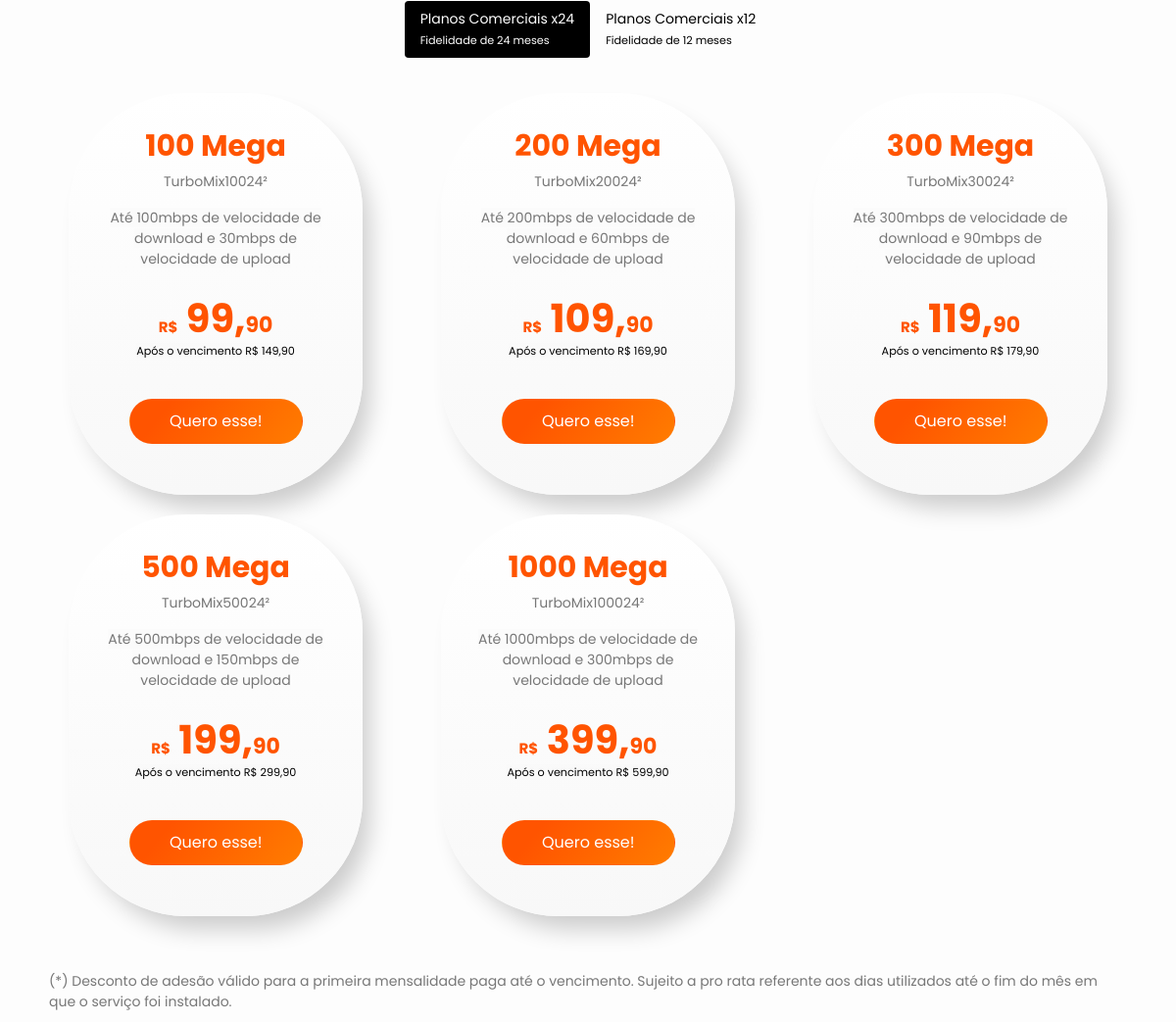
The app's page /index.php/solucoes/para_empresa (middle part), older data.
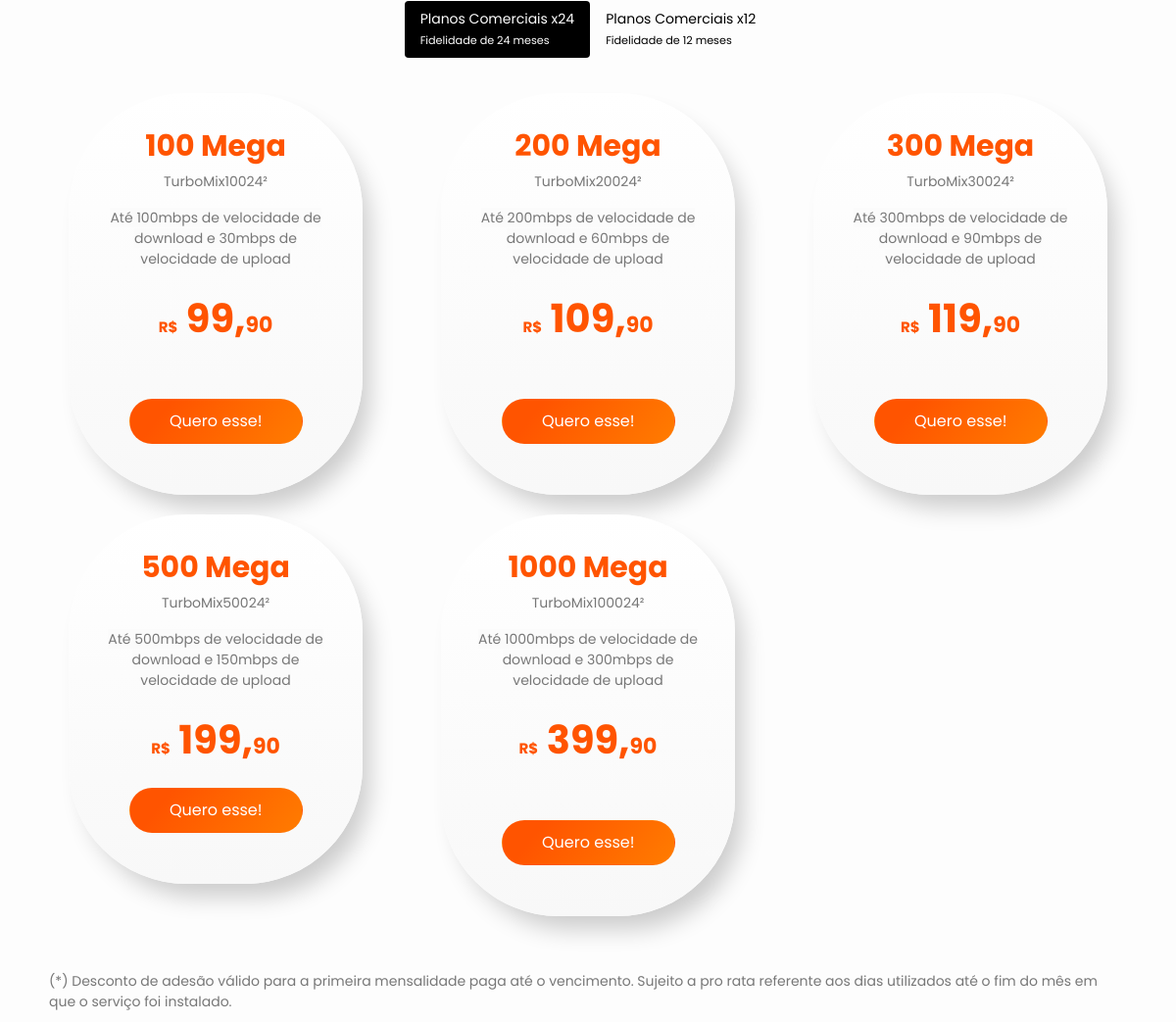
The same page, newer data.
### tables this page shows
CREATE TABLE `planos_para_empresa` (
  `id` int(11) NOT NULL,
  `name` varchar(255) DEFAULT NULL,
  `name_featured` varchar(255) DEFAULT NULL,
  `id_plan` varchar(255) DEFAULT NULL,
  `type_plan` varchar(255) DEFAULT 'comercial 24x ou comercial 12x',
  `slug` varchar(255) DEFAULT NULL,
  `description` varchar(255) DEFAULT NULL,
  `value_plan` decimal(10,2) DEFAULT NULL,
  `obs` mediumtext DEFAULT NULL,
  `obs_after_expiration` varchar(255) DEFAULT NULL,
  `created_at` datetime DEFAULT NULL,
  `updated_at` datetime DEFAULT NULL
);

### application/controllers/Solucoes.php (called while the page is built, shortened)
<?php
class Solucoes extends CI_Controller {
    public function __construct() {
        $this->load->model('public/Model_Estados');
        $this->load->model('public/Model_Planos');
        $this->load->model('public/Model_Link_Dedicado');
        $this->load->model('public/Model_Para_Voce');
        $this->load->model('public/Model_Para_Empresa');
    }
    public function para_empresa() {
        $data['states'] = $this->Model_Estados->all();
        $data['for_business'] = $this->Model_Para_Empresa->all();
        $data['plan_12'] = $this->Model_Planos->find_fidelity('Plano Comercial 12x', 'planos_para_empresa');
        $data['plan_24'] = $this->Model_Planos->find_fidelity('Plano Comercial 24x', 'planos_para_empresa');
        $this->load->view('solucoes/para-empresa', $data);
    }
}

### index.php (called while the page is built, shortened)
<?php
require_once BASEPATH.'core/CodeIgniter.php';

### application/models/public/Model_Planos.php (called while the page is built, shortened)
<?php
class Model_Planos extends CI_Model {
    public function find_fidelity($fidelity, $table) {
        $this->db->select('*')->from("$table")->where('type_plan', $fidelity);
        $this->query = $this->db->get();
        if ($this->query->num_rows() > 0) :
            $this->data = $this->query->result();
            return $this->data;
        endif;
    }
}

### application/views/solucoes/para-empresa.php (the view, shortened to what the changed rows need)
<!doctype html>
<html lang="pt-br">
<head>
</head>
<body>
    <section class="sc-plain pb--80 bg-grayscale">
        <div class="container">
            <div class="row">
                <div class="tab-content" id="pills-tabContent">
                    <div class="tab-pane fade show active" id="pills-home" role="tabpanel" aria-labelledby="pills-home-tab">
                        <div class="container">
                            <div class="row">
                                <?php foreach($plan_24 as $value) : ?>
                                <div class="col-lg-4 plr-40">
                                    <div class="card card-plan">
                                        <div class="row text-center p-3">
                                            <div class="col-lg-12 col-12">
                                                <div class="header-plain">
                                                    <h4><?php echo $value->name_featured; ?></h4>
                                                </div>
                                            </div>
                                            <div class="col-lg-12 col-12">
                                                <div>
                                                    <p><?php echo $value->name; ?></p>
                                                    <p><?php echo $value->description; ?></p>
                                                </div>
                                                <div class="price">
                                                    <p class="label-price color-orange">
                                                        <?php $price = explode(".", $value->value_plan); ?>
                                                        <span class="f-s-15">R$</span> <?php echo $price[0]; ?>,<span class="decimal"><?php echo $price[1]; ?></span>
                                                    </p>
                                                    <small><?php echo $value->obs_after_expiration; ?></small>
                                                </div>
                                            </div>
                                            <div class="col-lg-12 pt-4">
                                                <p><a href="<?php echo base_url(); ?>assine-agora?id=<?php echo $value->id; ?>&plano=<?php echo $value->id_plan; ?>&tipo=empresarial" class="btn btn-orange hvr-grow">Quero esse!</a></p>
                                            </div>
                                        </div>
                                    </div>
                                </div>
                                <?php endforeach; ?>
                            </div>
                        </div>
                    </div>
                </div>
            </div>
        </div>
    </section>
</body>
</html>

Row changes from the older to the newer data that the page shows:
changed planos_para_empresa "100 Mega": obs_after_expiration "Após o vencimento R$ 149,90" → (not shown)
changed planos_para_empresa "200 Mega": obs_after_expiration "Após o vencimento R$ 169,90" → (not shown)
changed planos_para_empresa "300 Mega": obs_after_expiration "Após o vencimento R$ 179,90" → (not shown)
changed planos_para_empresa "500 Mega": obs_after_expiration "Após o vencimento R$ 299,90" → (not shown)
changed planos_para_empresa "1000 Mega": obs_after_expiration "Após o vencimento R$ 599,90" → (not shown)
